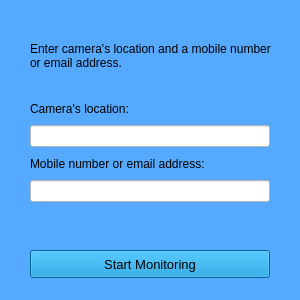
<?xml version="1.0" encoding="UTF-8"?>
<ui version="4.0">
 <class>MainWindow</class>
 <widget class="QMainWindow" name="MainWindow">
  <property name="geometry">
   <rect>
    <x>0</x>
    <y>0</y>
    <width>300</width>
    <height>300</height>
   </rect>
  </property>
  <property name="minimumSize">
   <size>
    <width>300</width>
    <height>300</height>
   </size>
  </property>
  <property name="maximumSize">
   <size>
    <width>300</width>
    <height>300</height>
   </size>
  </property>
  <property name="windowTitle">
   <string>Weapon Detection</string>
  </property>
  <property name="styleSheet">
   <string notr="true">background-color: rgb(85, 170, 255);</string>
  </property>
  <widget class="QWidget" name="centralwidget">
   <widget class="QLabel" name="label">
    <property name="geometry">
     <rect>
      <x>30</x>
      <y>20</y>
      <width>241</width>
      <height>71</height>
     </rect>
    </property>
    <property name="font">
     <font>
      <family>Arial</family>
      <pointsize>9</pointsize>
      <weight>50</weight>
      <bold>false</bold>
     </font>
    </property>
    <property name="text">
     <string>Enter camera's location and a mobile number or email address.</string>
    </property>
    <property name="wordWrap">
     <bool>true</bool>
    </property>
   </widget>
   <widget class="QLabel" name="label_2">
    <property name="geometry">
     <rect>
      <x>30</x>
      <y>101</y>
      <width>121</width>
      <height>16</height>
     </rect>
    </property>
    <property name="font">
     <font>
      <family>Arial</family>
      <pointsize>9</pointsize>
      <weight>50</weight>
      <bold>false</bold>
     </font>
    </property>
    <property name="text">
     <string>Camera's location:</string>
    </property>
   </widget>
   <widget class="QLabel" name="label_3">
    <property name="geometry">
     <rect>
      <x>30</x>
      <y>156</y>
      <width>221</width>
      <height>16</height>
     </rect>
    </property>
    <property name="font">
     <font>
      <family>Arial</family>
      <pointsize>9</pointsize>
      <weight>50</weight>
      <bold>false</bold>
     </font>
    </property>
    <property name="text">
     <string>Mobile number or email address:</string>
    </property>
   </widget>
   <widget class="QPushButton" name="pushButton">
    <property name="geometry">
     <rect>
      <x>30</x>
      <y>250</y>
      <width>240</width>
      <height>28</height>
     </rect>
    </property>
    <property name="font">
     <font>
      <family>Arial</family>
      <pointsize>10</pointsize>
     </font>
    </property>
    <property name="styleSheet">
     <string notr="true">background-color: rgb(0, 144, 211);</string>
    </property>
    <property name="text">
     <string>Start Monitoring</string>
    </property>
   </widget>
   <widget class="QLineEdit" name="location_input">
    <property name="geometry">
     <rect>
      <x>30</x>
      <y>125</y>
      <width>240</width>
      <height>22</height>
     </rect>
    </property>
    <property name="styleSheet">
     <string notr="true">background-color: rgb(255, 255, 255);</string>
    </property>
   </widget>
   <widget class="QLineEdit" name="sendTo_input">
    <property name="geometry">
     <rect>
      <x>30</x>
      <y>180</y>
      <width>240</width>
      <height>22</height>
     </rect>
    </property>
    <property name="styleSheet">
     <string notr="true">background-color: rgb(255, 255, 255);</string>
    </property>
   </widget>
  </widget>
 </widget>
 <resources/>
 <connections/>
</ui>
